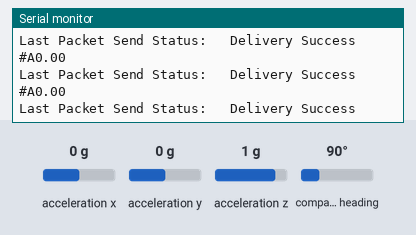
Recording of a sketch running on a simulated ESP32. Parts: the last lines printed to the serial monitor. The test bench sets the inputs (shaded band); at power-on: acceleration x 0 g, acceleration y 0 g, acceleration z 1 g, compass heading 90°.

Above: at 1.2 s.
1.3 s: acceleration x set to -1.4 g
At 1.33 s:
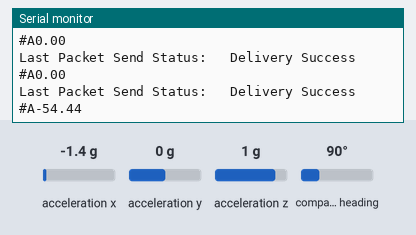
2.8 s: acceleration y set to -1.4 g
At 2.86 s:
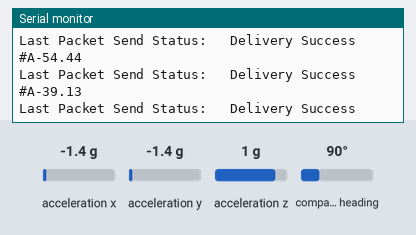
4.3 s: acceleration z set to -1.4 g
At 4.39 s:
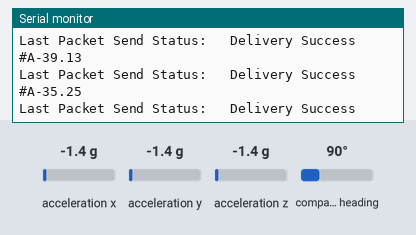
Timing chart, 0 to 7.3 s (numbered marks = the images above; inputs shaded):
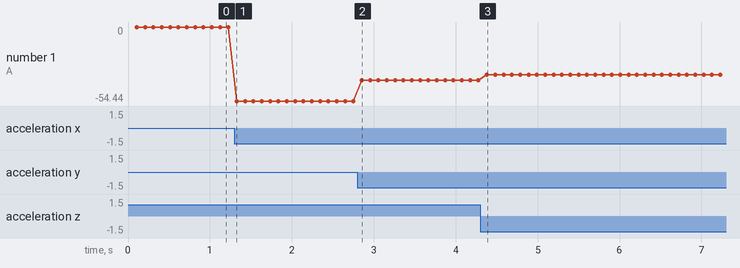

The sketch:

armCapturing.ino
```cpp
#include <esp_now.h>
#include <WiFi.h>
#include <Arduino.h>
#include <Wire.h>
#include <Adafruit_Sensor.h>
#include <Adafruit_BNO055.h>
#include <utility/imumaths.h>
#include <math.h>

#define CHANNEL 1 //the same channel should be on both esps

String startByte = "#";
String destROLL[3] = {"A","D", "G"}; // Destination bytes for roll
String destPITCH[3] = {"B","E","H"}; // Destination bytes for pitch
String destYAW[3] = {"C","F","I"}; // Destination bytes for yaw

/* Set the delay between fresh samples */
uint16_t BNO055_SAMPLERATE_DELAY_MS = 100;
Adafruit_BNO055 bno; // Declare an array of Adafruit_BNO055 objects

// MAC Address of responder - edit as required
uint8_t broadcastAddress[] = {0x9C, 0x9C, 0x1F, 0xC7, 0x69, 0xEC}; //For the Dev kit 0x10, 0x06, 0x1C, 0xF6, 0x83, 0x78
String data;
esp_now_peer_info_t peerInfo;// Peer info


void setup() {
  Serial.begin(115200); // Set serial baud rate
  Serial.println("Setup started");

  ESPnow();

  while (!Serial) delay(10);  // wait for serial port to open!

   bno = Adafruit_BNO055(55, 0x29, &Wire);
    Serial.print("Initializing BNO055 ");
     if (!bno.begin())/* Initialise the sensor */
    {
     /* There was a problem detecting the BNO055 ... check your connections */
     Serial.print("Ooops, no BNO055 detected ... Check your wiring or I2C ADDR!");
     while (1);
     }
     bno.setExtCrystalUse(true);

}

esp_err_t result;
void loop() {
  /* Get a new sensor event */
  sensors_event_t event;
  bno.getEvent(&event);

  float yaw =  (float)event.orientation.x;
  if (yaw < 0) {
    yaw = -yaw;
   } else if (yaw > 180) {
    yaw -= 360;
  }

  float pitch = (float)event.orientation.y;


  float roll = (float)event.orientation.z;

  Serial.println(Packet(startByte,pitch,"A"));
  result = esp_now_send(broadcastAddress , (uint8_t*) &data, sizeof(data));
  delay(100);

}

String Packet(String startBy, float VAL, String dest) {
  String packet = "";
  packet += String(startBy);
  packet += String(dest);
  packet += String(VAL, 2);
  data=packet;
  return data;
}

void OnDataSent(const uint8_t *mac_addr , esp_now_send_status_t status){
  Serial.print("\r\nLast Packet Send Status: \t");
  Serial.println(status == ESP_NOW_SEND_SUCCESS ? "Delivery Success" : "Delivery Fail");
}
void ESPnow()
{
     WiFi.mode(WIFI_STA);
  // Initialize ESP-NOW
  if (esp_now_init() == ESP_OK) {
    Serial.println("ESP-NOW initialized successfully");
  } else {
    Serial.println("Error initializing ESP-NOW");
  }
  // Register the send callback
  esp_now_register_send_cb(OnDataSent);
  //Register peer
  memcpy(peerInfo.peer_addr , broadcastAddress,6);
  peerInfo.channel = 0;
  peerInfo.encrypt = false;
  //Add peer
  if(esp_now_add_peer(&peerInfo) != ESP_OK){
    Serial.println("Fail to add peer!");
  } else
  {
    Serial.println("peer added successfully") ;
  }
}
```

Measured:
- after the input at 1.3 s, the serial monitor: prints a new line at once (image 1)
- after the input at 2.8 s, the serial monitor: prints a new line after 0.05 s (image 2)
- after the input at 4.3 s, the serial monitor: prints a new line after 0.08 s (image 3)
- plotted number 1: 0 → -54.44 after the input at 1.3 s, -54.44 → -39.13 after the input at 2.8 s, -39.13 → -35.25 after the input at 4.3 s
